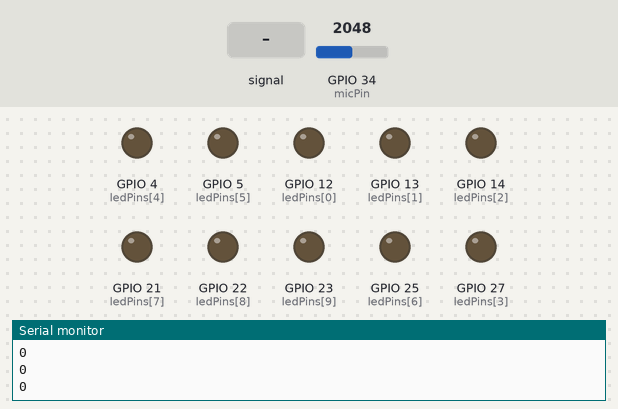
Bench run of a sketch on a simulated ESP32. Parts: output pins drawn as LEDs (lit = HIGH), the last lines printed to the serial monitor. Dashed ring = blinking. The test bench sets the inputs (shaded band); at power-on: GPIO 34 (micPin) = 2048.

Above: at 1.2 s.
1.3 s: GPIO 34 (micPin) fed a 2 Hz sine of ±1228 counts around its level
At 1.53 s:
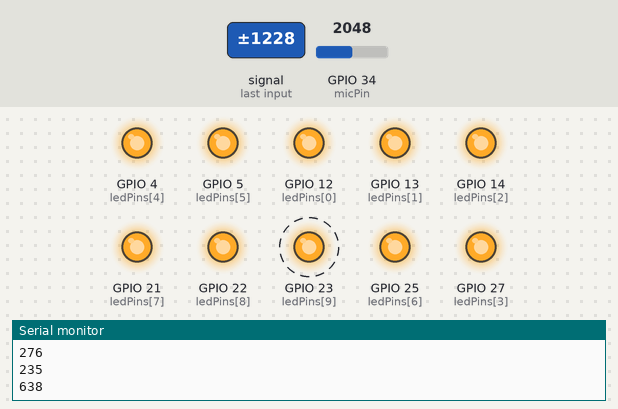
4.3 s: GPIO 34 (micPin) set to 2866
At 4.9 s:
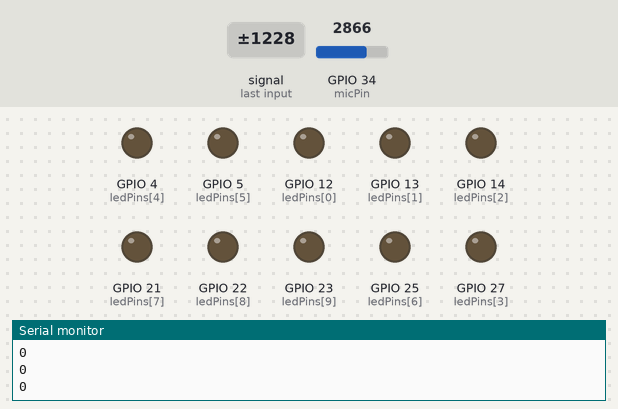
Timing chart, 0 to 7.3 s (numbered marks = the images above; inputs shaded):
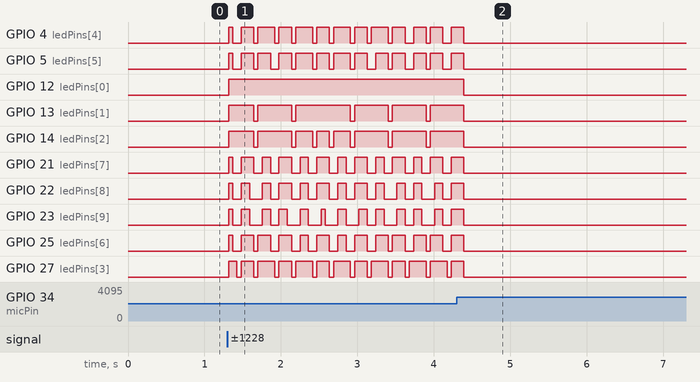

Measured:
- after the input at 1.3 s, GPIO 4 (ledPins[4]), GPIO 5 (ledPins[5]): LOW → HIGH at once, then moves between LOW and HIGH, repeating every 0.50 s
- after the input at 4.3 s, GPIO 4 (ledPins[4]), GPIO 5 (ledPins[5]), GPIO 13 (ledPins[1]), GPIO 14 (ledPins[2]), GPIO 21 (ledPins[7]), GPIO 25 (ledPins[6]), GPIO 27 (ledPins[3]): goes on until 4.4 s, then stays LOW; GPIO 12 (ledPins[0]): HIGH → LOW after 0.10 s

The sketch:

Music_Reactive_Lights.ino
```cpp
//==========================================
// ESP32 Music Reactive LEDs
// KY-038 Sound Sensor (AO -> GPIO34)
//==========================================

const int micPin = 34;

const int ledPins[10] = {
  12, 13, 14, 27, 4,
  5, 25, 21, 22, 23
};

void setup() {
  Serial.begin(115200);

  for (int i = 0; i < 10; i++) {
    pinMode(ledPins[i], OUTPUT);
    digitalWrite(ledPins[i], LOW);
  }
}

void loop() {

  // Find sound amplitude
  int signalMax = 0;
  int signalMin = 4095;

  unsigned long start = millis();

  while (millis() - start < 50) {
    int sample = analogRead(micPin);

    if (sample > signalMax) signalMax = sample;
    if (sample < signalMin) signalMin = sample;
  }

  int amplitude = signalMax - signalMin;

  Serial.println(amplitude);

  int level = map(amplitude, 0, 600, 0, 10);

  if (level < 0) level = 0;
  if (level > 10) level = 10;

  for (int i = 0; i < 10; i++) {
    if (i < level)
      digitalWrite(ledPins[i], HIGH);
    else
      digitalWrite(ledPins[i], LOW);
  }

  delay(5);
}
```
